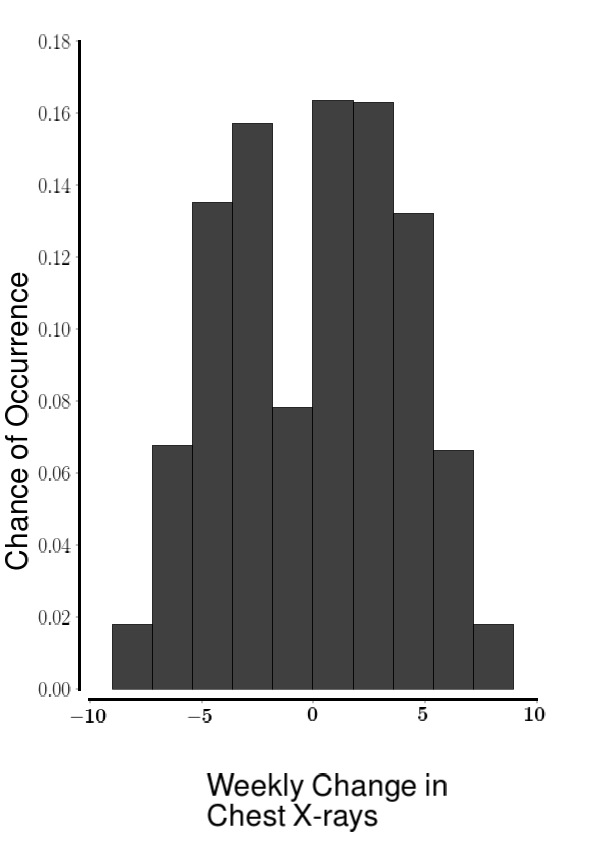

Here is the Python script that generated this plot:
from numpy import *
from scipy import *
from scipy.stats import cumfreq
from numpy.random import shuffle,random
import matplotlib.pyplot as plt
from matplotlib import rcParams, text
from matplotlib.ticker import FormatStrFormatter
from itertools import combinations_with_replacement
import os
import neuroTools as tech

##################################################################################################		
#--------------------------------------Plotting Options--------------------------------------------
params = {'backend': 'ps',
          'axes.labelsize': 10,
          'font.weight': 'bold',
          'text.fontsize': 20,
          'legend.fontsize': 20,
          'xtick.labelsize': 20,
          'ytick.labelsize': 20,
          'text.tex.preamble': [r'\usepackage[font=Large]{caption}',r'\usepackage{tikz}',
								r'\usepackage{amsmath}',r'\usetikzlibrary{arrows}',
								r'\usepackage{mathtools}'],
          'text.usetex': True}
rcParams.update(params)
#-------------------------------------------------------------------------------------------------	
##################################################################################################

#load data
data = array([3,7,8,4])


#bootstrapping, assumes that the data here completely describe (are completely representative thereof) the underlying distribution.
sample_count = data.shape[0]
variable_count = 1
jitter_count = 1000

replicates = tile(data,(jitter_count,1))
replicates += (random(replicates.shape)*(max(data)-min(data))+min(data))
map(shuffle,replicates)
distribution = ravel(diff(replicates,axis=1))
cdf = cumfreq(distribution)

n,bins = histogram(distribution)
left = bins[:-1]
width = bins[1]-bins[0]
pct = n/float(n.sum())

overview = plt.figure(figsize =(8.27,11.69)) #Thus instructeth PDM
ax = overview.add_subplot(111)
xvals = linspace(cdf[1],cdf[1]+10*cdf[2],num=10) #By default cumfreq divides into 10 bins
ax.bar(left,pct,width=width, color='k', alpha=0.75)
#plt.setp(patches, 'facecolor', 'k', 'alpha', 0.75)
tech.adjust_spines(ax,['left','bottom'])
overview.text(0.55, 0.08, r'\noindent Weekly Change in\\Chest X-rays ', ha='center', va='top', fontsize=30, weight='bold') #xlabel
overview.text(0.02875, 0.5, r'Chance of Occurrence', ha='center', va='center', rotation='vertical', fontsize=30, weight='bold')
ax.annotate(r'April 21, 2010',xy=(25,.16), xytext=(25,.17),arrowprops=dict(facecolor='black', shrink=0.05), fontsize=20)
formatter = FormatStrFormatter('$\mathbf{%g}$')
ax.xaxis.set_major_formatter(formatter)
plt.subplots_adjust(top=0.95, bottom =0.18, left=0.15)
plt.savefig('walkout.jpg',dpi=1200)
